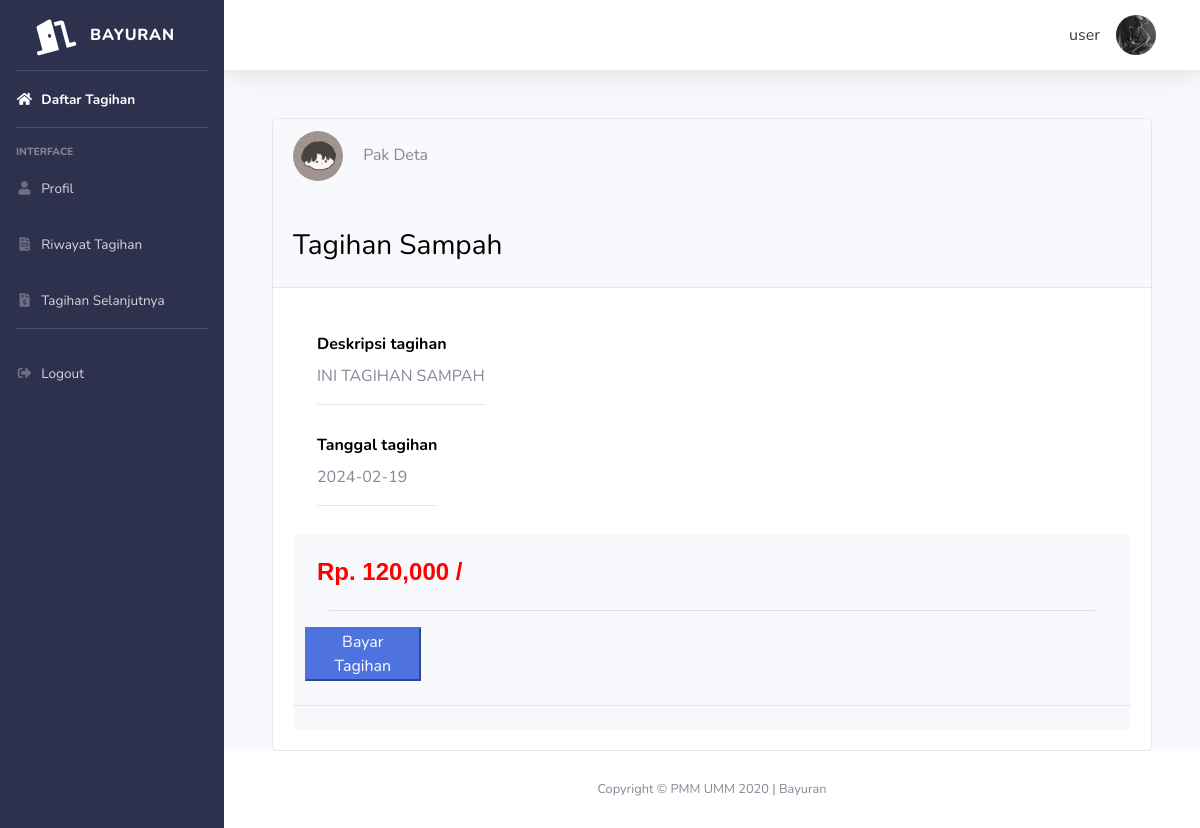
The app's page /kost/tampilan-kost.php?id_kost=12 (signed in) with its own data.
### tables this page shows
CREATE TABLE `user` (
  `id` int(11) NOT NULL,
  `nama_lengkap` varchar(255) DEFAULT NULL,
  `email` varchar(255) DEFAULT NULL,
  `username` varchar(255) DEFAULT NULL,
  `password` varchar(255) DEFAULT NULL,
  `no_hp` varchar(255) DEFAULT NULL,
  `pekerjaan` varchar(255) DEFAULT NULL,
  `jenis_kelamin` varchar(25) DEFAULT NULL,
  `foto_ktp` varchar(255) DEFAULT NULL,
  `foto_profil` text DEFAULT NULL,
  `roles` int(11) DEFAULT NULL,
  `id_kost_saya` int(11) DEFAULT NULL
);

CREATE TABLE `kost` (
  `id_kost` int(11) NOT NULL,
  `nama_kost` varchar(255) DEFAULT NULL,
  `tipe_kost` varchar(255) DEFAULT NULL,
  `jenis_kost` varchar(255) DEFAULT NULL,
  `jumlah_kamar` int(11) DEFAULT NULL,
  `tanggal_tagih` date DEFAULT NULL,
  `nama_pemilik` text DEFAULT NULL,
  `nama_bank` text DEFAULT NULL,
  `no_rekening` int(11) DEFAULT NULL,
  `foto_bangunan_utama` varchar(255) DEFAULT NULL,
  `foto_kamar` varchar(255) DEFAULT NULL,
  `foto_kamar_mandi` varchar(255) DEFAULT NULL,
  `foto_interior` varchar(255) DEFAULT NULL,
  `provinsi` varchar(25) DEFAULT NULL,
  `kota` varchar(25) DEFAULT NULL,
  `kecamatan` varchar(25) DEFAULT NULL,
  `kelurahan` varchar(25) DEFAULT NULL,
  `alamat` varchar(255) DEFAULT NULL,
  `harga_sewa` int(11) DEFAULT NULL,
  `kontak` varchar(255) DEFAULT NULL,
  `deskripsi` text DEFAULT NULL,
  `id_pemilik` int(11) DEFAULT NULL,
  `fasilitas_kost` text DEFAULT NULL
);

### kost/tampilan-kost.php (the view, shortened to what this page needs)
<?php include 'template/header.php' ?>
<?php
$id_kost = $_GET['id_kost'];
$query = "SELECT * FROM kost JOIN user ON kost.id_pemilik=user.id WHERE id_kost=$id_kost";
$data = mysqli_query($koneksi, $query);
$d = mysqli_fetch_array($data);
?>
<div class="container">
  <div class="container-fluid">
    <div class="card">
      <div class="card-header">
        <div class="row">
          <div class="col">
            <img style="object-fit: cover;" src="../img/profil/<?php echo $d['foto_profil'] ?>" class="rounded-circle mr-3" height="50px" width="50px" alt="avatar">
            <?php echo $d['nama_lengkap'] ?>
          </div>
        </div>
        <br>
        <br>
        <div class="row">
          <div class="col-md-8">
            <div class="card-title">
              <h3><?php echo $d['nama_kost'] ?></h3>
            </div>
          </div>
          <div class="col">
          </div>
        </div>
      </div>
      <div class="card-body">
        <div class="row">
          <div class="col-md-8">
            <div class="container-fluid">
              <br>
              <div class="row">
                <div class="container">
                  <div class="row">
                    <div class="card-title">
                      <label for="">Deskripsi tagihan</label>
                      <p><?php echo $d['deskripsi'] ?></p>
                      <hr>
                    </div>
                  </div>
                  <div class="row">
                    <div class="card-title">
                      <label for="">Tanggal tagihan</label>
                      <p><?php echo $d['tanggal_tagih'] ?></p>
                      <hr>
                    </div>
                  </div>
                </div>
              </div>
            </div>
          </div>
        </div>
        <div class="col bg-light py-lg-4 text-center">
          <div class="container">
            <div class="row">
              <h6>Rp. <?php echo number_format($d['harga_sewa']); ?> / <?php echo $d['tipe_kost'] ?></h6>
            </div>
            <hr>
          </div>
          <div class="row">
            <?php
            $query3 = "SELECT * from user where username='$username'";
            $data3 = mysqli_query($koneksi, $query3);
            $n = mysqli_fetch_array($data3);
            if ($n['roles'] == 1) {
            ?>
              <div class="col-md-2"><a href="booking.php?id_kost=<?php echo $d['id_kost'] ?>"><button class="btn-primary">Bayar Tagihan</button></a></div>
            <?php
            }
            ?>
            <div class="col"></div>
          </div>
        </div>
        <div class="card-footer"></div>
      </div>
    </div>
  </div>
</div>
<?php
include "template/footer.php";
?>

### kost/template/header.php (shortened to what this page needs)
<head>
    <?php
    include '../php/koneksi.php';
    $username = $_SESSION['username'];
    $data = mysqli_query($koneksi, "SELECT * FROM user WHERE username='$username'");
    $d = mysqli_fetch_array($data);
    ?>
    <link href="vendor/fontawesome-free/css/all.min.css" rel="stylesheet" type="text/css">
    <link rel="stylesheet" type="text/css" href="css/sb-admin-2.css">
    <link rel="stylesheet" type="text/css" href="css/sb-admin-2.min.css">
</head>
<body id="page-top">
    <div id="wrapper">
        <ul class="navbar-nav bg-gradient-danger sidebar sidebar-dark accordion" id="accordionSidebar">
            <a class="sidebar-brand d-flex align-items-center justify-content-center" href="index.php">
                <div class="sidebar-brand-icon rotate-n-15">
                    <i class="fas fa-door-open"></i>
                </div>
                <div class="sidebar-brand-text mx-3">BAYURAN</div>
            </a>
            <hr class="sidebar-divider my-0">
            <li class="nav-item active">
                <a class="nav-link" href="daftar-kost.php">
                    <i class="fas fa-fw fa-home"></i>
                    <span>Daftar Tagihan</span>
                </a>
            </li>
            <hr class="sidebar-divider">
            <div class="sidebar-heading">
                Interface
            </div>
            <?php if ($d['roles'] == 1) { ?>
                <li class="nav-item">
                    <a class="nav-link" href="profil.php">
                        <i class="fas fa-fw fa-user"></i>
                        <span>Profil</span>
                    </a>
                </li>
                <li class="nav-item">
                    <a class="nav-link" href="tagihan.php">
                        <i class="fas fa-fw fa-file-invoice"></i>
                        <span>Riwayat Tagihan</span>
                    </a>
                </li>
                <li class="nav-item">
                    <a class="nav-link" href="kostku.php">
                        <i class="fas fa-fw fa-file-invoice-dollar"></i>
                        <span>Tagihan Selanjutnya</span>
                    </a>
                </li>
            <?php } else if ($d['roles'] == 2) { ?>
                <li class="nav-item">
                    <a class="nav-link" href="tambah_kos.php">
                        <i class="fas fa-fw fa-plus"></i>
                        <span>Tambah Tagihan</span>
                    </a>
                </li>
                <li class="nav-item">
                    <a class="nav-link" href="properti.php">
                        <i class="fas fa-fw fa-file-invoice"></i>
                        <span>List Tagihan</span>
                    </a>
                </li>
                <li class="nav-item">
                    <a class="nav-link" href="profil.php">
                        <i class="fas fa-fw fa-user"></i>
                        <span>Profil</span>
                    </a>
                </li>
            <?php } else if ($d['roles'] == 3) { ?>
                <li class="nav-item">
                    <a class="nav-link" href="user.php">
                        <i class="fas fa-fw fa-users"></i>
                        <span>Daftar Warga</span>
                    </a>
                </li>
                <li class="nav-item">
                    <a class="nav-link" href="kost_management.php">
                        <i class="fas fa-fw fa-file-invoice"></i>
                        <span>List Tagihan</span>
                    </a>
                </li>
                <li class="nav-item">
                    <a class="nav-link" href="semua_transaksi.php">
                        <i class="fas fa-fw fa-exchange-alt"></i>
                        <span>Management Transaksi</span>
                    </a>
                </li>
                <li class="nav-item">
                    <a class="nav-link" href="profil.php">
                        <i class="fas fa-fw fa-user"></i>
                        <span>Profil</span>
                    </a>
                </li>
            <?php } ?>
            <hr class="sidebar-divider">
            <li class="nav-item">
                <a class="nav-link" href="logout.php">
                    <i class="fas fa-fw fa-sign-out-alt"></i>
                    <span>Logout</span>
                </a>
            </li>
        </ul>
        <div id="content-wrapper" class="d-flex flex-column">
            <div id="content">
                <nav class="navbar navbar-expand navbar-light bg-white topbar mb-4 static-top shadow">
                    <ul class="navbar-nav ml-auto">
                        <li class="nav-item dropdown no-arrow">
                            <a class="nav-link dropdown-toggle" href="#" id="userDropdown" role="button" data-toggle="dropdown" aria-haspopup="true" aria-expanded="false">
                                <span class="mr-3 d-none d-lg-inline text-gray-900 large"><?php echo $_SESSION['username']; ?></span>
                                <img style="object-fit: cover;" src="../img/profil/<?php echo $d['foto_profil'] ?>" class="thumbnail img-responsive rounded-circle mr-3" height="40px" width="40px" alt="avatar">
                            </a>
                        </li>
                    </ul>
                </nav>

### kost/tampilan-kost.php (style rules this page uses)
h3 { color: black; }
h6 { color: red; font-weight: bold; font-family: Arial, Helvetica, sans-serif; font-size: 150%; }
label { color: black; font-weight: bold; }

### records on screen
user: foto_profil (picture)
kost: id_pemilik.foto_profil (picture), id_pemilik.nama_lengkap "Pak Deta", nama_kost "Tagihan Sampah", deskripsi "INI TAGIHAN SAMPAH", tanggal_tagih "2024-02-19", harga_sewa "120,000"

### other values on screen
$_SESSION['username'] "user"
